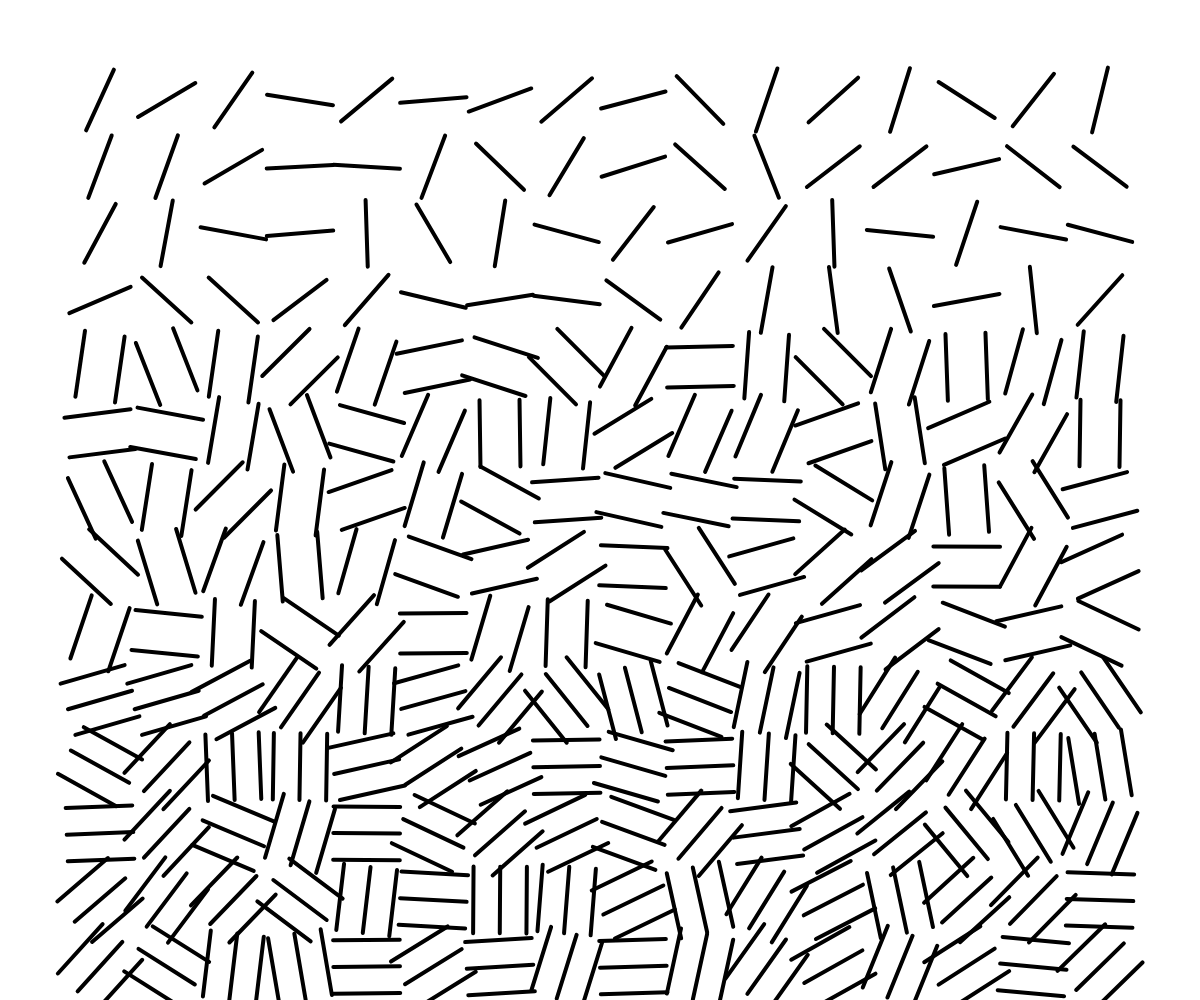
Frame 1 (no input)
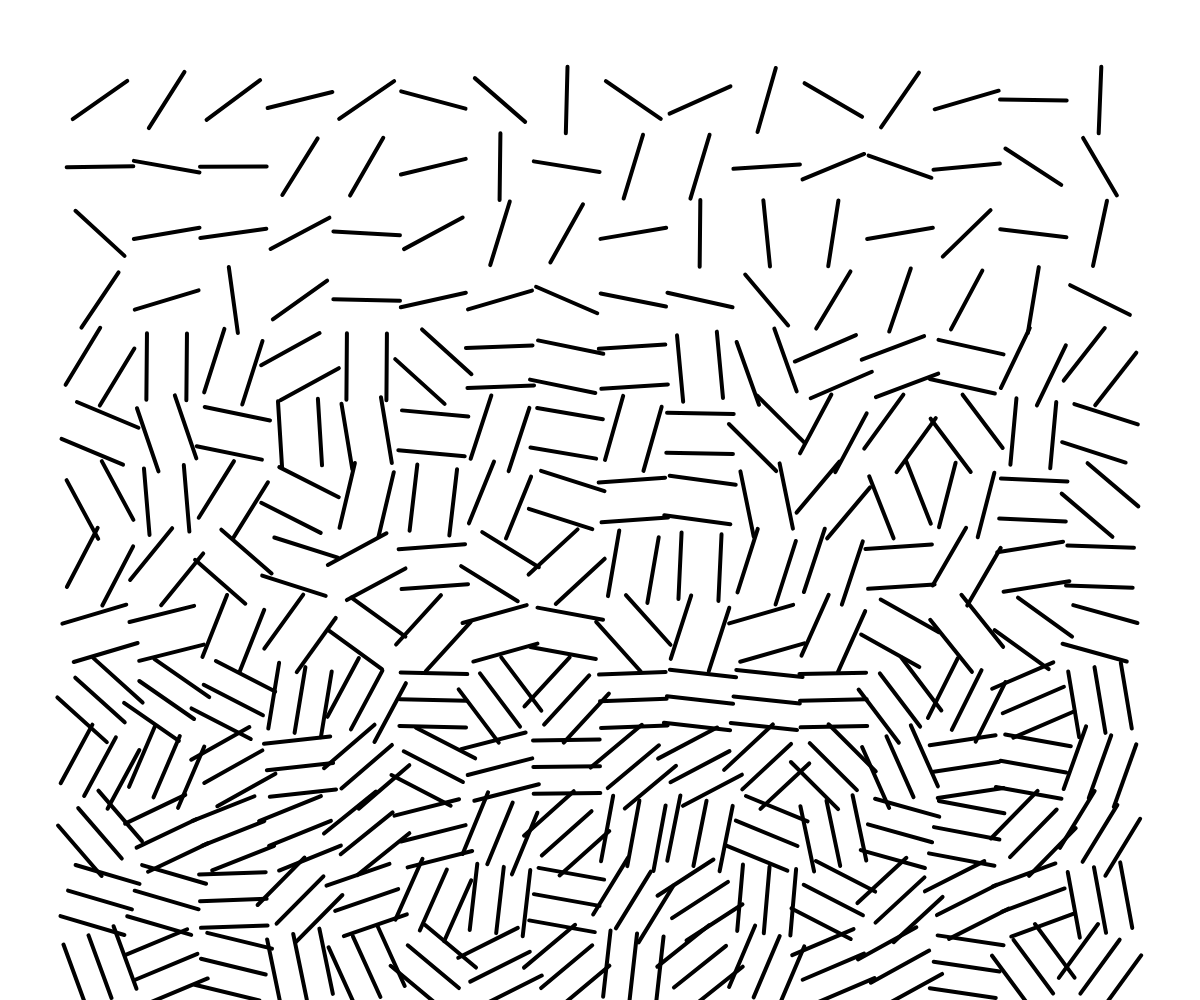
Frame 2 (the mouse pressed at the canvas centre, redrawn once)

The p5.js sketch that drew these frames (run headless with seeded random() and noise() and a simulated clock; the mouse was pressed at the canvas centre and the sketch redrawn once):

// p5.js sketch
// ── sketch.js
/*
Inspired by Vera Molnár's Un, deux, trois

Based on a translation from Generative Artistry:
https://generativeartistry.com/tutorials/un-deux-trois/
*/

function setup() {
  createCanvas(windowWidth, windowHeight);
  //set the stroke cap style to ROUND
  strokeCap(ROUND);
  strokeWeight(4);
}

function draw() {
  background(255);

  //determine the step size for the grid
  let step = min(width / 15, height / 15);

  //loop through the grid positions based on step size
  for (let y = step; y < height - step; y += step) {
    for (let x = step; x < width - step; x += step) {
      
      
      //define different line positions based on the vertical region of the canvas
      if (y < height / 3) {
        
        // top third: Only one line in the middle
        drawLine(x, y, step, [0.5]);
      } else if (y < (height / 3) * 2) {
        
        // middle third: Two lines at 20% and 80% of the step
        drawLine(x, y, step, [0.2, 0.8]);
      } else {
        //bottom third: Three lines at 10%, 50%, and 90% of the step
        drawLine(x, y, step, [0.1, 0.5, 0.9]);
      }
    }
  }
  noLoop();
}

//function to draw vertical lines at specified positions within a square grid cell
function drawLine(_x, _y, _step, positions) {
  push();
  
  //move to the center of the current grid cell
  translate(_x + _step / 2, _y + _step / 2);
  rotate(random(5));
  
  //move the origin back to the top-left corner of the grid cell
  translate(-_step / 2, -_step / 2);
  
  // loop through the positions array to draw lines at different places within the square
  for (let i = 0; i <= positions.length; i++) {
    
    // the starting y-position is always at the top of the grid cell.
    line(positions[i] * _step, 0, positions[i] * _step, _step);
  }
  pop();
}

function windowResized() {
  resizeCanvas(windowWidth, windowHeight);
}
